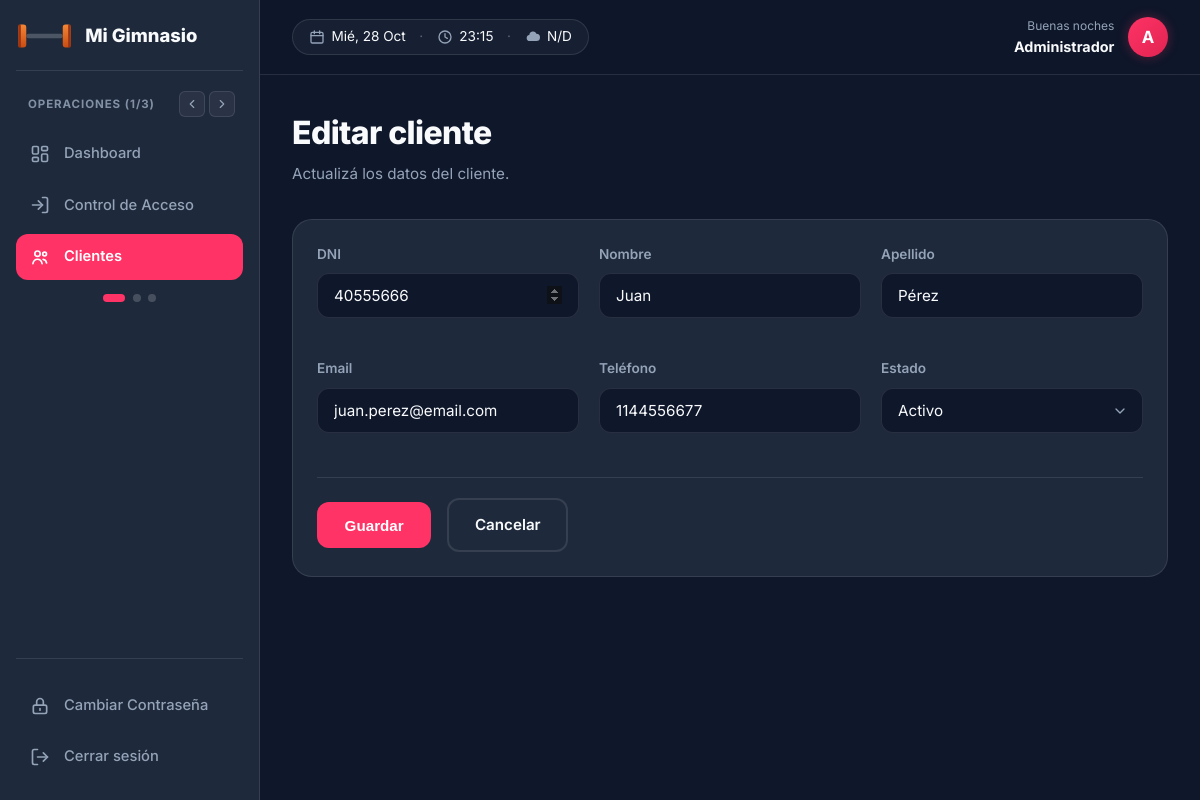
Page /panel/clientes_form.php?id=1 (signed in) on the committed database.
### tables this page shows
CREATE TABLE IF NOT EXISTS clientes (
    id_cliente INT AUTO_INCREMENT PRIMARY KEY,
    DNI INT(8) NOT NULL UNIQUE,
    nombre VARCHAR(100) NOT NULL,
    apellido VARCHAR(100) NOT NULL,
    email VARCHAR(100),
    telefono VARCHAR(20),
    id_estado INT NOT NULL,
    CONSTRAINT fk_cliente_estado FOREIGN KEY (id_estado)
        REFERENCES estado_cliente(ID_est_clientes)
);

### panel/clientes_form.php (the view, shortened to what this page needs)
<?php
$pdo = conectarDB();
$id = isset($_GET['id']) ? (int)$_GET['id'] : 0;
$cliente = [
    'id_cliente' => '', 'DNI' => '', 'nombre' => '', 'apellido' => '',
    'email' => '', 'telefono' => '', 'id_estado' => '',
];
if ($id > 0) {
    $stmt = $pdo->prepare('SELECT * FROM clientes WHERE id_cliente = ?');
    $stmt->execute([$id]);
    $encontrado = $stmt->fetch();
    $cliente = $encontrado;
}
$estados = $pdo->query('SELECT * FROM estado_cliente ORDER BY ID_est_clientes')->fetchAll();
require __DIR__ . '/includes/layout_inicio.php';
?>
<div class="panel-header">
    <div>
        <h1 class="titulo-pagina"><?= $id > 0 ? 'Editar cliente' : 'Nuevo cliente' ?></h1>
        <div class="subt"><?= $id > 0 ? 'Actualizá los datos del cliente.' : 'Completá los datos para registrar un nuevo cliente.' ?></div>
    </div>
</div>
<div class="panel-bloque">
    <form method="post" action="clientes_guardar.php">
        <div class="form-grid">
            <div class="campo">
                <label for="DNI">DNI</label>
                <input type="number" id="DNI" name="DNI" class="form-control" required value="<?= htmlspecialchars($cliente['DNI']) ?>">
            </div>
            <div class="campo">
                <label for="nombre">Nombre</label>
                <input type="text" id="nombre" name="nombre" class="form-control" required value="<?= htmlspecialchars($cliente['nombre']) ?>">
            </div>
            <div class="campo">
                <label for="apellido">Apellido</label>
                <input type="text" id="apellido" name="apellido" class="form-control" required value="<?= htmlspecialchars($cliente['apellido']) ?>">
            </div>
            <div class="campo">
                <label for="email">Email</label>
                <input type="email" id="email" name="email" class="form-control" value="<?= htmlspecialchars($cliente['email'] ?? '') ?>">
            </div>
            <div class="campo">
                <label for="telefono">Teléfono</label>
                <input type="text" id="telefono" name="telefono" class="form-control" value="<?= htmlspecialchars($cliente['telefono'] ?? '') ?>">
            </div>
            <div class="campo">
                <label for="id_estado">Estado</label>
                <select id="id_estado" name="id_estado" class="form-control" required>
                    <?php foreach ($estados as $e): ?>
                        <option value="<?= (int)$e['ID_est_clientes'] ?>"
                            <?= (string)$e['ID_est_clientes'] === (string)$cliente['id_estado'] ? 'selected' : '' ?>>
                            <?= htmlspecialchars($e['Estado']) ?>
                        </option>
                    <?php endforeach; ?>
                </select>
            </div>
        </div>
        <div class="form-acciones">
            <button type="submit" class="btn btn-primary">Guardar</button>
            <a href="clientes.php" class="btn btn-outline">Cancelar</a>
        </div>
    </form>
</div>
<?php require __DIR__ . '/includes/layout_fin.php'; ?>

### assets/css/base.css (style rules this page uses)
:root { --color-primary: #ff3366; --color-primary-hover: #e02452; --color-bg-dark: #0f172a; --color-bg-card: #1e293b; --color-bg-light: #f8fafc; --color-text-main: #f8fafc; --color-text-muted: #94a3b8; --color-text-dark: #0f172a; --color-border: rgba(255, 255, 255, 0.1); --color-whatsapp: #25d366; --color-whatsapp-hover: #20ba5a; --font-main: 'Inter', -apple-system, BlinkMacSystemFont, 'Segoe UI', Roboto, sans-serif; --font-display: 'Playfair Display', Georgia, serif; --radius-sm: 6px; --radius-md: 12px; --radius-lg: 20px; --radius-full: 9999px; --shadow-sm: 0 2px 8px rgba(0, 0, 0, 0.15); --shadow-md: 0 8px 24px rgba(0, 0, 0, 0.25); --shadow-glow: 0 0 25px rgba(255, 51, 102, 0.35); --transition-fast: 0.2s ease; --transition-smooth: 0.3s cubic-bezier(0.4, 0, 0.2, 1); }
* { margin: 0; padding: 0; box-sizing: border-box; }
html { scroll-behavior: smooth; }
body { font-family: var(--font-main); background-color: var(--color-bg-dark); color: var(--color-text-main); line-height: 1.6; overflow-x: hidden; }
a { text-decoration: none; color: inherit; transition: color var(--transition-fast); }

### assets/css/components.css (style rules this page uses)
.btn { display: inline-flex; align-items: center; justify-content: center; gap: 0.6rem; padding: 0.8rem 1.6rem; border-radius: var(--radius-md); font-size: 0.95rem; font-weight: 600; cursor: pointer; border: 2px solid transparent; transition: all var(--transition-smooth); text-align: center; }
.btn-outline { background-color: transparent; border-color: var(--color-border); color: var(--color-text-main); }
select.form-control { appearance: none; -webkit-appearance: none; -moz-appearance: none; background-repeat: no-repeat; background-position: right 0.9rem center; background-size: 1rem; padding-right: 2.5rem; cursor: pointer; }
select.form-control option { background-color: var(--color-bg-card); color: var(--color-text-main); padding: 0.6rem; }

### assets/css/login.css (style rules this page uses)
.campo { margin-bottom: 1.25rem; }
.btn-primary { background-color: var(--color-primary); color: #ffffff; }

### assets/css/dashboard.css (style rules this page uses)
.panel-header { margin-bottom: 2rem; }
.titulo-pagina { font-size: 2rem; font-weight: 800; color: var(--color-text-main); letter-spacing: -0.02em; }
.subt { color: var(--color-text-muted); font-size: 0.95rem; margin-top: 0.25rem; }
.panel-bloque { background-color: var(--color-bg-card); border: 1px solid var(--color-border); border-radius: var(--radius-lg); padding: 1.5rem; display: flex; flex-direction: column; }
.panel-header { display: flex; justify-content: space-between; align-items: center; gap: 1rem; flex-wrap: wrap; margin-bottom: 2rem; }
.form-grid { display: grid; grid-template-columns: repeat(auto-fit, minmax(260px, 1fr)); gap: 1.25rem; margin-bottom: 1.5rem; }
.campo label { display: block; font-size: 0.85rem; font-weight: 600; color: var(--color-text-muted); margin-bottom: 0.5rem; }
.form-control { width: 100%; padding: 0.75rem 1rem; background-color: var(--color-bg-dark); border: 1px solid var(--color-border); border-radius: var(--radius-md); color: var(--color-text-main); font-family: var(--font-main); font-size: 0.95rem; outline: none; transition: border-color var(--transition-fast), box-shadow var(--transition-fast); }
select.form-control option { background-color: var(--color-bg-card); color: var(--color-text-main); }
.form-acciones { display: flex; align-items: center; gap: 1rem; padding-top: 1.25rem; border-top: 1px solid var(--color-border); }

### rows in the picture
clientes: DNI "40555666", nombre "Juan", apellido "Pérez", email "juan.perez@email.com", telefono "1144556677"

### other values in the picture
GYM_NOMBRE "Mi Gimnasio"
$nombreUsuario "Administrador"
$inicial "A"
form field id_estado "Activo"
